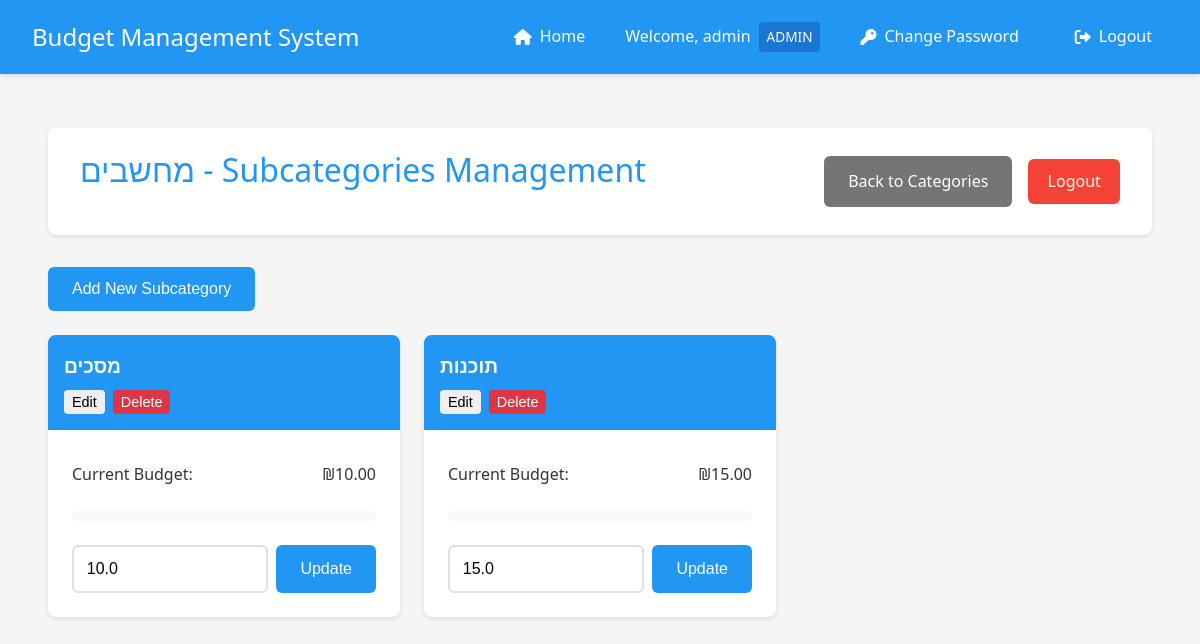
Screenshot of /manager/subcategories/3 (signed in) with the database file from the repository.
### app.py (models this page shows, shortened)
class User(UserMixin, db.Model):
    __tablename__ = 'user'
    id = db.Column(db.Integer, primary_key=True)
    username = db.Column(db.String(80), unique=True, nullable=False)
    email = db.Column(db.String(120), unique=False, nullable=False)
    password = db.Column(db.String(120), nullable=False)
    is_manager = db.Column(db.Boolean, default=False)
    is_admin = db.Column(db.Boolean, default=False)
    is_accounting = db.Column(db.Boolean, default=False)
    status = db.Column(db.String(20), default='active')  # active, inactive, pending
    department_id = db.Column(db.Integer, db.ForeignKey('department.id'))
    home_department = db.relationship('Department',
                                    foreign_keys=[department_id],
                                    back_populates='employees')
    managed_departments = db.relationship('Department',
                                       secondary=manager_departments,
                                       backref=db.backref('department_managers', lazy='dynamic'))
    submitted_expenses = db.relationship('Expense',
                                       primaryjoin='User.id==Expense.user_id',
                                       backref='submitter',
                                       lazy=True)
    handled_expenses = db.relationship('Expense',
                                     primaryjoin='User.id==Expense.manager_id',
                                     backref='handler',
                                     lazy=True)

class Category(db.Model):
    __tablename__ = 'category'
    id = db.Column(db.Integer, primary_key=True)
    name = db.Column(db.String(100), nullable=False)
    budget = db.Column(db.Float, default=0.0)
    department_id = db.Column(db.Integer, db.ForeignKey('department.id'), nullable=False)
    subcategories = db.relationship('Subcategory', backref='category', lazy=True)

class Subcategory(db.Model):
    __tablename__ = 'subcategory'
    id = db.Column(db.Integer, primary_key=True)
    name = db.Column(db.String(100), nullable=False)
    budget = db.Column(db.Float, default=0.0)
    category_id = db.Column(db.Integer, db.ForeignKey('category.id'), nullable=False)
    expenses = db.relationship('Expense', backref='subcategory', lazy=True)

### app.py (the view)
@app.route('/manager/subcategories/<int:cat_id>')
@login_required
def manage_subcategories(cat_id):
    if not current_user.is_manager:
        flash('Access denied. Manager privileges required.', 'danger')
        return redirect(url_for('index'))
    category = Category.query.get_or_404(cat_id)
    if not current_user.username == 'admin' and current_user.department_id != category.department_id:
        flash('Access denied. You can only manage your own department.', 'danger')
        return redirect(url_for('manage_departments'))
    return render_template('manage_subcategories.html', category=category)

### app.py (called while the page is built)
@login_manager.user_loader
def load_user(user_id):
    user = User.query.get(int(user_id))
    if user and user.status == 'inactive':
        return None
    return user

@app.template_filter('min_value')
def min_value(value, limit):
    return min(value, limit)

@app.template_filter('format_currency')
def format_currency(value):
    return f"₪{value:,.2f}"

### templates/manage_subcategories.html (shortened to what this page needs)
{% extends "base.html" %}
{% block content %}
<div class="container">
    <header>
        <h1>{{ category.name }} - Subcategories Management</h1>
        <div class="header-actions">
            <a href="{{ url_for('manage_categories', dept_id=category.department.id) }}" class="button secondary">Back to Categories</a>
            <a href="{{ url_for('logout') }}" class="logout-btn">Logout</a>
        </div>
    </header>
    {% if current_user.username == 'admin' or (current_user.is_manager and current_user.department_id == category.department.id) %}
    <div class="admin-controls">
        <button onclick="showAddSubcategoryModal()" class="button primary">Add New Subcategory</button>
    </div>
    {% endif %}
    <div class="budget-grid">
        {% for subcategory in category.subcategories %}
        <div class="budget-card">
            <div class="budget-header">
                <h3>{{ subcategory.name }}</h3>
                {% if current_user.username == 'admin' or (current_user.is_manager and current_user.department_id == category.department.id) %}
                <div class="subcategory-actions">
                    <button onclick="showEditSubcategoryModal({{ subcategory.id }}, '{{ subcategory.name }}', {{ subcategory.budget }})" class="button small">Edit</button>
                    <button onclick="deleteSubcategory({{ subcategory.id }})" class="button small danger">Delete</button>
                </div>
                {% endif %}
            </div>
            <div class="budget-body">
                <div class="budget-info">
                    <p><strong>Current Budget:</strong> {{ subcategory.budget|format_currency }}</p>
                </div>
                <div class="budget-progress">
                    {% set total_expenses = namespace(value=0) %}
                    {% for expense in subcategory.expenses %}
                        {% if expense.status == 'approved' %}
                            {% set total_expenses.value = total_expenses.value + expense.amount %}
                        {% endif %}
                    {% endfor %}
                    {% set usage_percent = (total_expenses.value / subcategory.budget * 100) if subcategory.budget > 0 else 0 %}
                    <div class="progress-bar">
                    </div>
                </div>
                {% if current_user.username == 'admin' or (current_user.is_manager and current_user.department_id == category.department.id) %}
                <div class="budget-form">
                    <div class="budget-input">
                        <input type="number" step="0.01" min="0" value="{{ subcategory.budget }}" id="budget-{{ subcategory.id }}" class="form-control">
                        <button onclick="updateBudget({{ subcategory.id }})" class="button primary">Update</button>
                    </div>
                </div>
                {% endif %}
            </div>
        </div>
        {% endfor %}
    </div>
</div>
{% endblock %}

### templates/base.html (shortened to what this page needs)
<!DOCTYPE html>
<html lang="en">
<head>
    <link rel="stylesheet" href="{{ url_for('static', filename='style.css') }}">
    <link href="https://cdnjs.cloudflare.com/ajax/libs/font-awesome/6.0.0/css/all.min.css" rel="stylesheet">
</head>
<body>
    <nav class="navbar">
        <div class="nav-brand">Budget Management System</div>
        <div class="nav-items">
            {% if current_user.is_authenticated %}
                {% if current_user.is_admin %}
                    <a href="{{ url_for('index') }}" class="nav-link">
                        <i class="fas fa-home"></i> Home
                    </a>
                {% endif %}
                <span class="user-info">
                    Welcome, {{ current_user.username }}
                    {% if current_user.is_admin %}
                        <span class="badge admin">ADMIN</span>
                    {% elif current_user.is_manager %}
                        <span class="badge">MANAGER</span>
                    {% elif current_user.is_accounting %}
                        <span class="badge accounting">ACCOUNTING</span>
                    {% endif %}
                </span>
                <a href="{{ url_for('change_password') }}" class="nav-link">
                    <i class="fas fa-key"></i> Change Password
                </a>
                <a href="{{ url_for('logout') }}" class="nav-link">
                    <i class="fas fa-sign-out-alt"></i> Logout
                </a>
            {% else %}
                <a href="{{ url_for('login') }}" class="nav-link">
                    <i class="fas fa-sign-in-alt"></i> Login
                </a>
            {% endif %}
        </div>
    </nav>
    <div class="content">
        {% block content %}{% endblock %}
    </div>
</body>
</html>

### static/style.css (style rules this page uses)
:root { --primary-color: #2196F3; --secondary-color: #FFC107; --success-color: #4CAF50; --danger-color: #f44336; --text-color: #333; --bg-color: #f5f5f5; --card-bg: #ffffff; --background-light: #f8f9fa; }
* { margin: 0; padding: 0; box-sizing: border-box; transition: all 0.3s ease; }
body { font-family: 'Segoe UI', Roboto, Arial, sans-serif; background-color: var(--bg-color); color: var(--text-color); line-height: 1.6; }
.container { max-width: 1200px; margin: 0 auto; padding: 1rem; }
header { background-color: var(--card-bg); padding: 1rem 2rem; box-shadow: 0 2px 4px rgba(0,0,0,0.1); margin-bottom: 2rem; border-radius: 8px; display: flex; justify-content: space-between; align-items: center; }
h1 { color: var(--primary-color); font-weight: 500; margin-bottom: 1.5rem; }
input[type="text"], input[type="password"], input[type="number"], textarea { width: 100%; padding: 0.8rem; border: 2px solid #e0e0e0; border-radius: 6px; font-size: 1rem; transition: border-color 0.3s ease; }
.button, button { display: inline-flex; align-items: center; justify-content: center; padding: 0.8rem 1.5rem; border: none; border-radius: 6px; font-size: 1rem; font-weight: 500; cursor: pointer; text-decoration: none; transition: transform 0.2s ease, box-shadow 0.2s ease; }
.button.primary { background-color: var(--primary-color); color: white; }
.button.secondary { background-color: #757575; color: white; }
.logout-btn { background-color: var(--danger-color); color: white; padding: 0.6rem 1.2rem; border-radius: 6px; text-decoration: none; font-weight: 500; }
.button.small { padding: 0.4rem 0.8rem; font-size: 0.875rem; }
.header-actions { display: flex; gap: 1rem; align-items: center; }
.budget-grid { display: grid; grid-template-columns: repeat(auto-fill, minmax(300px, 1fr)); gap: 1.5rem; margin-top: 1.5rem; }
.budget-card { background: white; border-radius: 8px; box-shadow: 0 2px 4px rgba(0,0,0,0.1); overflow: hidden; transition: transform 0.2s ease-in-out, box-shadow 0.2s ease-in-out; }
.budget-header { padding: 1rem; background: var(--primary-color); color: white; }
.budget-header h3 { margin: 0; font-size: 1.2rem; }
.budget-body { padding: 1.5rem; }
.budget-info { margin-bottom: 1.5rem; }
.budget-info p { margin: 0.5rem 0; color: var(--text-color); display: flex; justify-content: space-between; align-items: center; }
.budget-info p strong { font-weight: 500; }
.budget-progress { margin: 1.5rem 0; }
.progress-bar { width: 100%; height: 10px; background-color: var(--background-light); border-radius: 5px; overflow: hidden; position: relative; }
.budget-form { margin-top: 1.5rem; }
.budget-input { display: flex; gap: 0.5rem; }
.budget-input input { flex: 1; }
.navbar { background-color: var(--primary-color); padding: 1rem 2rem; color: white; display: flex; justify-content: space-between; align-items: center; box-shadow: 0 2px 4px rgba(0,0,0,0.1); position: fixed; top: 0; left: 0; right: 0; z-index: 1000; }
.nav-brand { font-size: 1.5rem; font-weight: 500; }
.nav-items { display: flex; align-items: center; gap: 1rem; }
.user-info { display: flex; align-items: center; gap: 0.5rem; }
.badge { background-color: var(--secondary-color); color: var(--text-color); padding: 0.25rem 0.5rem; border-radius: 4px; font-size: 0.8rem; font-weight: 500; }
.nav-link { color: white; text-decoration: none; padding: 0.5rem 1rem; border-radius: 4px; transition: background-color 0.3s; display: flex; align-items: center; gap: 0.5rem; }
.nav-link i { font-size: 1rem; }
.content { padding: 2rem; margin-top: 80px; }
.button.small { font-size: 0.875rem; padding: 0.25rem 0.75rem; border-radius: 4px; }
.button.danger.small { background-color: #dc3545; color: white; border: none; cursor: pointer; transition: background-color 0.2s ease; }
.button.small { padding: 0.25rem 0.75rem; font-size: 0.875rem; }

### templates/base.html (style rules this page uses)
.navbar { background-color: #2196F3; padding: 1rem 2rem; box-shadow: 0 2px 4px rgba(0,0,0,0.1); display: flex; justify-content: space-between; align-items: center; }
.nav-brand { color: white; font-size: 1.5rem; font-weight: 500; }
.nav-items { display: flex; align-items: center; gap: 1.5rem; }
.nav-link { color: white; text-decoration: none; padding: 0.5rem 1rem; border-radius: 4px; transition: background-color 0.3s; }
.user-info { color: white; display: flex; align-items: center; gap: 0.5rem; }
.badge { padding: 4px 8px; border-radius: 4px; font-size: 0.85em; font-weight: 500; background-color: rgba(255,255,255,0.2); color: white; }
.badge.admin { background-color: #1976D2; }

### rows the page displays
User: username "admin"
Category: name "מחשבים"
Subcategory: name "מסכים", budget "₪10.00", budget "10.0"
Subcategory: name "תוכנות", budget "₪15.00", budget "15.0"
